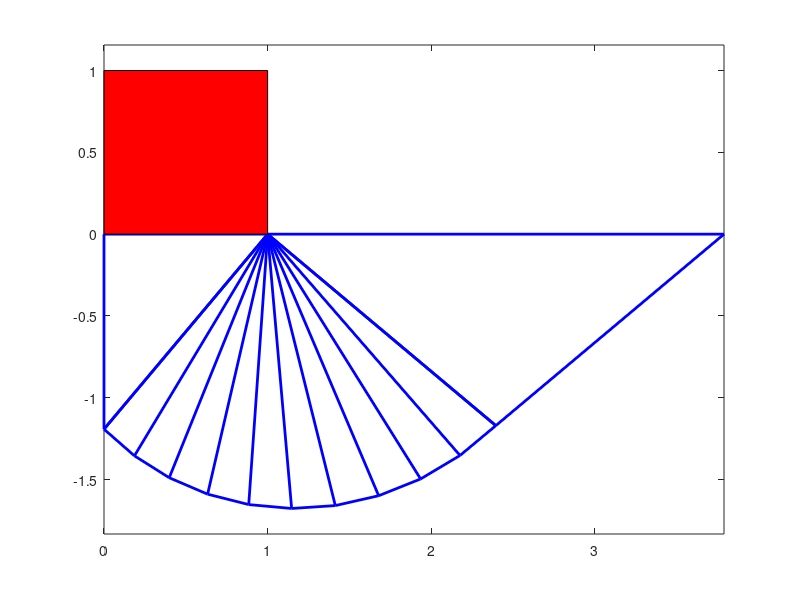

Reproduce this figure in MATLAB.


numTriangles = 10; % Number of triangles
B = 1; % Width of foting
width=B;
phi= 10;
b=0.1;
apex = [B, 0];
angle_m = (45-phi/2)*(pi/180);
angle_p = (45 + phi/2)*(pi/180);
angleIncrement = pi /(2* numTriangles);
theta1{numTriangles+1} = zeros;

triangleVertices = zeros(3, 2, numTriangles); % 3-D array
r0 = (B)/cos(angle_p);
% Active zone
plot([B,0,0,B],[0,0,-B*tan(angle_p),0],'-b', 'LineWidth', 2);
hold on;

%Radial shear zone
for i = 1:numTriangles+1
    angle = (i-1)*angleIncrement;

    r = r0 * exp(b*(angle));
    vertex1 = [apex(1)-r*cos(angle_p+angle),apex(2)-r*sin(angle_p+angle)];
    vertex2 = [apex(1) - r*cos(angle_p+angle+angleIncrement),apex(2) - r*sin(angle_p+angle+angleIncrement)];
    
    theta1{i} = angle_p+angle;

    triangleVertices(:,:,i) = [apex;vertex1;vertex2];
    plot(triangleVertices(1:2, 1, i), triangleVertices(1:2, 2, i), '-b', 'LineWidth', 2);
    
    if i > 1 
    plot([triangleVertices(2,1,i),triangleVertices(2,1,i-1)],[triangleVertices(2,2,i),triangleVertices(2,2,i-1)],'-b', 'LineWidth', 2);
    end
   
    hold on;
    
end
%footing
x_d = B+2*r*cos(angle_m);
plot([triangleVertices(2,1,i),apex(1),x_d,triangleVertices(2,1,i)],[triangleVertices(2,2,i),apex(2),0,triangleVertices(2,2,i)],'-b', 'LineWidth', 2);
 x=[0,B,B,0];
 y=[0,0,1,1];
 fill(x,y,'r');

 %passive zone
finalArray=zeros(3,2,numTriangles+3);
finalArray(:,:,2:end-1) = triangleVertices;
finalArray(:,:,1) = [B,0;0,0;0,0];
finalArray(:,:,end)=[B,0;x_d,0;0,0];
save('data.mat','theta1');
%theta1{numTriangles+2} = angle_p+angle+angle_m;
 % for i=1:numTriangles+1
 %     theta1{i}=theta1{i}+3.14;
 % end

for i=1:numTriangles+2
    finalArray(3,:,i) = finalArray(2,:,i+1);
end

axis equal;
hold off;
